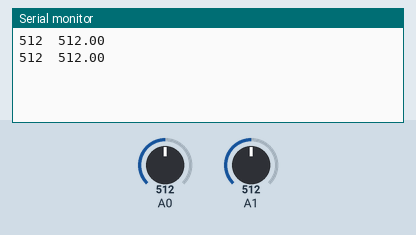
Simulated run of this sketch. Board: Arduino Uno, built with avr-gcc and run on an emulated ATmega328P. Parts: the last lines printed to the serial monitor. The test bench sets the inputs (shaded band); at power-on: A0 = 512, A1 = 512.

Above: at 1.8 s.
1.9 s: A0 set to 716
At 2.8 s:
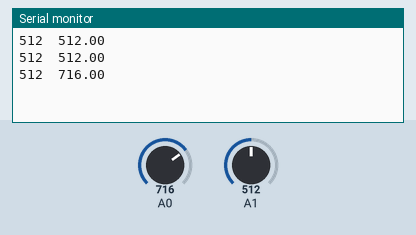
3.4 s: A1 set to 716
At 4.4 s:
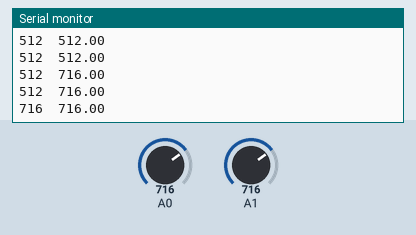
4.9 s: A0 set to 900
At 5.8 s:
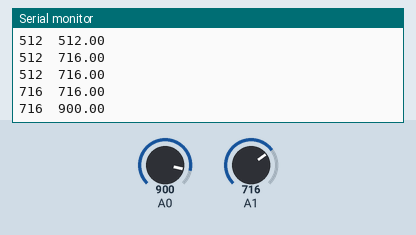
6.4 s: A1 set to 900
At 7.8 s:
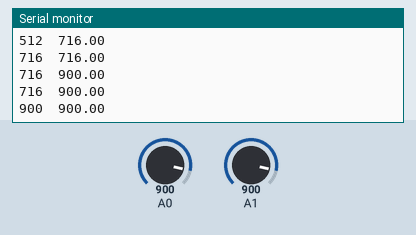
Timing chart, 0 to 8.9 s (numbered marks = the images above; inputs shaded):
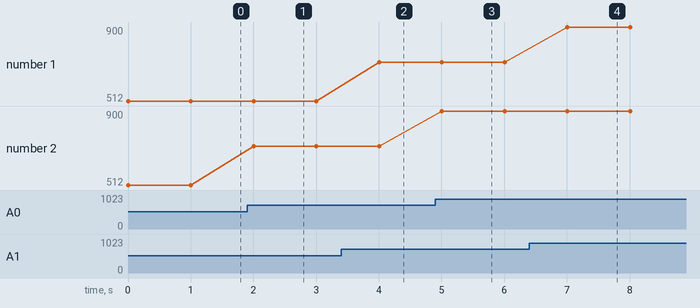

Measured:
- after the input at 1.9 s, the serial monitor: prints a new line after 0.10 s (image 1)
- after the input at 3.4 s, the serial monitor: prints a new line after 0.60 s (image 2)
- after the input at 4.9 s, the serial monitor: prints a new line after 0.11 s (image 3)
- after the input at 6.4 s, the serial monitor: prints a new line after 0.61 s (image 4)
- plotted number 2: 512 → 716 after the input at 1.9 s, 716 → 900 after the input at 4.9 s

The sketch:

Test01_AnalogRead.ino
```cpp
float V;
float x;
void setup() {
 Serial.begin(115200);
}

void loop() {
  // put your main code here, to run repeatedly:
  V = analogRead(A0);
  Serial.print(analogRead(A1));
  Serial.print("\t");
  Serial.println(V);
  delay(1000);
}
```
